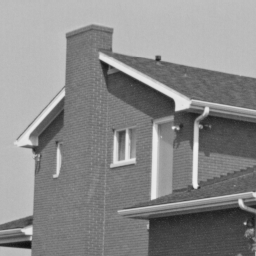
%> input picture ADMMDependency/data/House256.png, 256 x 256 px
$ octave demo_deblur.m   (GNU Octave 9; MATLAB toolbox functions it lacks are replaced by stand-ins)
%> lines starting %> are read from the running program, lines starting %| are printed output that depends on the picture
### ADMMDependency/PlugPlayADMM_deblur.m
function out = PlugPlayADMM_deblur(y,h,lambda,method,opts)
%%%%%%%%%%%%%%%%%%%%%%%%%%%%%%%%%%%%%%%%%
%out = PlugPlayADMM_deblur(y,h,lambda,method,opts)
%deblurs image y by solving the ADMM:
%
%inversion step: x=argmin_x(||Ax-y||^2+rho/2||x-(v-u)||^2)
%denoising step: v=Denoise(x+u)
%      update u: u=u+(x-v)
%
%Input:           y    -  the observed gray scale image
%                 h    -  blur kernel
%              lambda  -  regularization parameter
%              method  -  denoiser, e.g., 'BM3D'
%       opts.rho       -  internal parameter of ADMM {1}
%       opts.gamma     -  parameter for updating rho {1}
%       opts.maxitr    -  maximum number of iterations for ADMM {20}
%       opts.tol       -  tolerance level for residual {1e-4}
%       ** default values of opts are given in {}.
%
%Output:          out  -  recovered gray scale image
%
%Xiran Wang and Stanley Chan
%Copyright 2016
%Purdue University, West Lafayette, In, USA.
%
%%%%%%%%%%%%%%%%%%%%%%%%%%%%%%%%%%%%%%%%%
% Check inputs
if nargin<4
    error('not enough input, try again \n');
elseif nargin==4
    opts = [];
end

% Check defaults
if ~isfield(opts,'rho')
    opts.rho = 1;
end
if ~isfield(opts,'max_itr')
    opts.max_itr = 20;
end
if ~isfield(opts,'tol')
    opts.tol = 1e-4;
end
if ~isfield(opts,'gamma')
    opts.gamma=1;
end
if ~isfield(opts,'print')
    opts.print = false;
end


% set parameters
max_itr   = opts.max_itr;
tol       = opts.tol;
gamma     = opts.gamma;
rho       = opts.rho;

%initialize variables
dim         = size(y);
N           = dim(1)*dim(2);
Hty         = imfilter(y,h,'circular');
eigHtH      = abs(fftn(h, dim)).^2;
v           = 0.5*ones(dim);
x           = v;
u           = zeros(dim);
residual    = inf;

%set function handle for denoiser
switch method
    case 'BM3D'
        denoise=@wrapper_BM3D;
    case 'TV'
        denoise=@wrapper_TV;
    case 'NLM'
        denoise=@wrapper_NLM;
    case 'RF'
        denoise=@wrapper_RF;
    otherwise
        error('unknown denoiser \n');
end

% main loop

if opts.print==true
    fprintf('Plug-and-Play ADMM --- Deblurring \n');
    fprintf('Denoiser = %s \n\n', method);
    fprintf('itr \t ||x-xold|| \t ||v-vold|| \t ||u-uold|| \n');
end

itr = 1;
while(residual>tol&&itr<=max_itr)
    %store x, v, u from previous iteration for psnr residual calculation
    x_old = x;
    v_old = v;
    u_old = u;

    %inversion step
    xtilde = v-u;
    rhs    = fftn(Hty+rho*xtilde,dim);
    x      = real(ifftn(rhs./(eigHtH+rho),dim));

    %denoising step
    vtilde = x+u;
    vtilde = proj(vtilde);
    sigma  = sqrt(lambda/rho);
    v      = denoise(vtilde,sigma);

    %update langrangian multiplier
    u      = u + (x-v);

    %update rho
    rho = rho*gamma;

    %calculate residual
    residualx = (1/sqrt(N))*(sqrt(sum(sum((x-x_old).^2))));
    residualv = (1/sqrt(N))*(sqrt(sum(sum((v-v_old).^2))));
    residualu = (1/sqrt(N))*(sqrt(sum(sum((u-u_old).^2))));

    residual = residualx + residualv + residualu;

    if opts.print==true
        fprintf('%3g \t %3.5e \t %3.5e \t %3.5e \n', itr, residualx, residualv, residualu);
    end

    itr = itr+1;
end
out = v;
end

### ADMMDependency/utilities/proj.m
function out = proj(x,bound)
% x     = input vector
% bound = 2x1 vector
%
% Example: out = proj_bound(x, [1,3]);
% projects a vector x onto the interval [1,3]
% by setting x(x>3) = 3, and x(x<1) = 1
%
% 2016-07-24 Stanley Chan

if ~exist('bound', 'var')
    bound = [0,1];
end
out = min(max(x,bound(1)),bound(2));

### ADMMDependency/wrapper_BM3D.m
function out = wrapper_BM3D(in,sigma)
%%%%%%%%%%%%%%%%%%%%%%%%%%%%%%%%%%%%%%%%%%%%%%%%%%%%%%%%%%%%
% out = wrapper_BM3D(in,sigma)
% performs BM3D denoising
%
% Require BM3D package
%
% Download:
% http://www.cs.tut.fi/~foi/GCF-BM3D/
%
% Xiran Wang and Stanley Chan
% Copyright 2016
% Purdue University, West Lafayette, In, USA.
%%%%%%%%%%%%%%%%%%%%%%%%%%%%%%%%%%%%%%%%%%%%%%%%%%%%%%%%%%%%
 [~,out] = BM3D(1, in, sigma*255);
end

### ADMMDependency/demo_deblur.m
%%%%%%%%%%%%%%%%%%%%%%%%%%%%%%%%%%%%%%%%%%%%%%%%%%%%%%%%%%%%
% Demo of Plug-and-Play ADMM for image deblurring
%
% S. H. Chan, X. Wang, and O. A. Elgendy
% "Plug-and-Play ADMM for image restoration: Fixed point convergence
% and applications", IEEE Transactions on Computational Imaging, 2016.
%
% ArXiv: https://arxiv.org/abs/1605.01710
%
% Xiran Wang and Stanley Chan
% Copyright 2016
% Purdue University, West Lafayette, In, USA.
%%%%%%%%%%%%%%%%%%%%%%%%%%%%%%%%%%%%%%%%%%%%%%%%%%%%%%%%%%%%
clear all
close all
clc

addpath(genpath('./utilities/'));

%add path to denoisers
addpath(genpath('./denoisers/BM3D/'));

%read test image
z = im2double(imread('./data/House256.png'));
%> z: size 256x256 double; min 0.0627, max 0.937, mean 0.541
z = imresize(z,[106 106]);
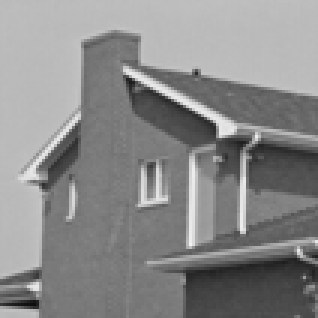
%> z: size 106x106 double (shown 3 times larger); min 0.0555, max 0.951, mean 0.541

%initialize a blurring filter
h = fspecial('gaussian',[106 106],1);

%reset random number generator
rng(0);

%set noies level
noise_level = 10/255;

%calculate observed image
y = imfilter(z,h,'circular')+noise_level*randn(size(z));
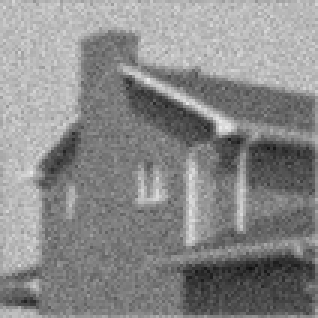
%> y: size 106x106 double (shown 3 times larger); min 0.0651, max 0.92, mean 0.541
y = proj(y,[0,1]);

%parameters
method = 'BM3D';
switch method
    case 'RF'
        lambda = 0.0005;
    case 'NLM'
        lambda = 0.005;
    case 'BM3D'
        lambda = 0.001;
    case 'TV'
        lambda = 0.01;
end

%optional parameters
opts.rho     = 1;
opts.gamma   = 1;
opts.max_itr = 20;
opts.print   = true;

%main routine
out = PlugPlayADMM_deblur(y,h,lambda,method,opts);
%> in PlugPlayADMM_deblur, `Hty         = imfilter(y,h,'circular');`:
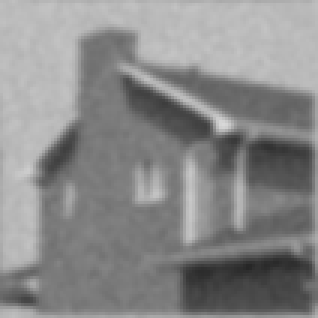
%> Hty: size 106x106 double (shown 3 times larger); min 0.152, max 0.85, mean 0.541
%> the loop in PlugPlayADMM_deblur, `while(residual>tol&&itr<=max_itr)` made 1 pass
%> pass 1, in PlugPlayADMM_deblur, `x      = real(ifftn(rhs./(eigHtH+rho),dim));`:
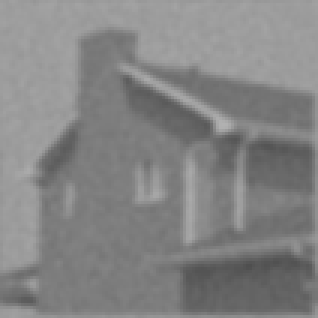
%> x: size 106x106 double (shown 3 times larger); min 0.312, max 0.697, mean 0.52
%> the run ends on the next line

$ run again, with ADMMDependency/data/Art512.png copied over ADMMDependency/data/House256.png
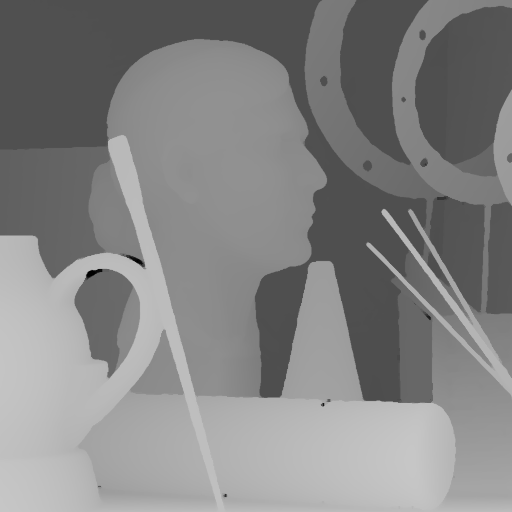
%> input picture ADMMDependency/data/Art512.png, 512 x 512 px
%> in PlugPlayADMM_deblur, `Hty         = imfilter(y,h,'circular');`:
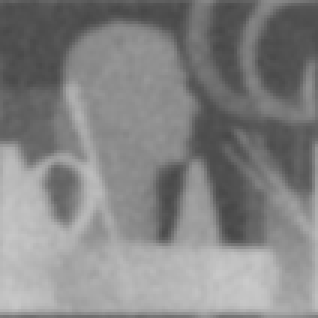
%> Hty: size 106x106 double (shown 3 times larger); min 0.283, max 0.795, mean 0.518
%> the loop in PlugPlayADMM_deblur, `while(residual>tol&&itr<=max_itr)` made 1 pass
%> pass 1, in PlugPlayADMM_deblur, `x      = real(ifftn(rhs./(eigHtH+rho),dim));`:
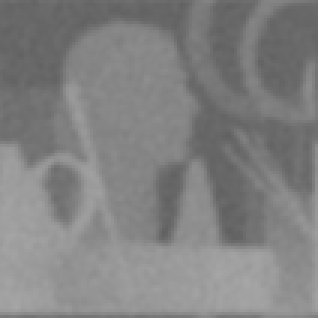
%> x: size 106x106 double (shown 3 times larger); min 0.381, max 0.654, mean 0.509
